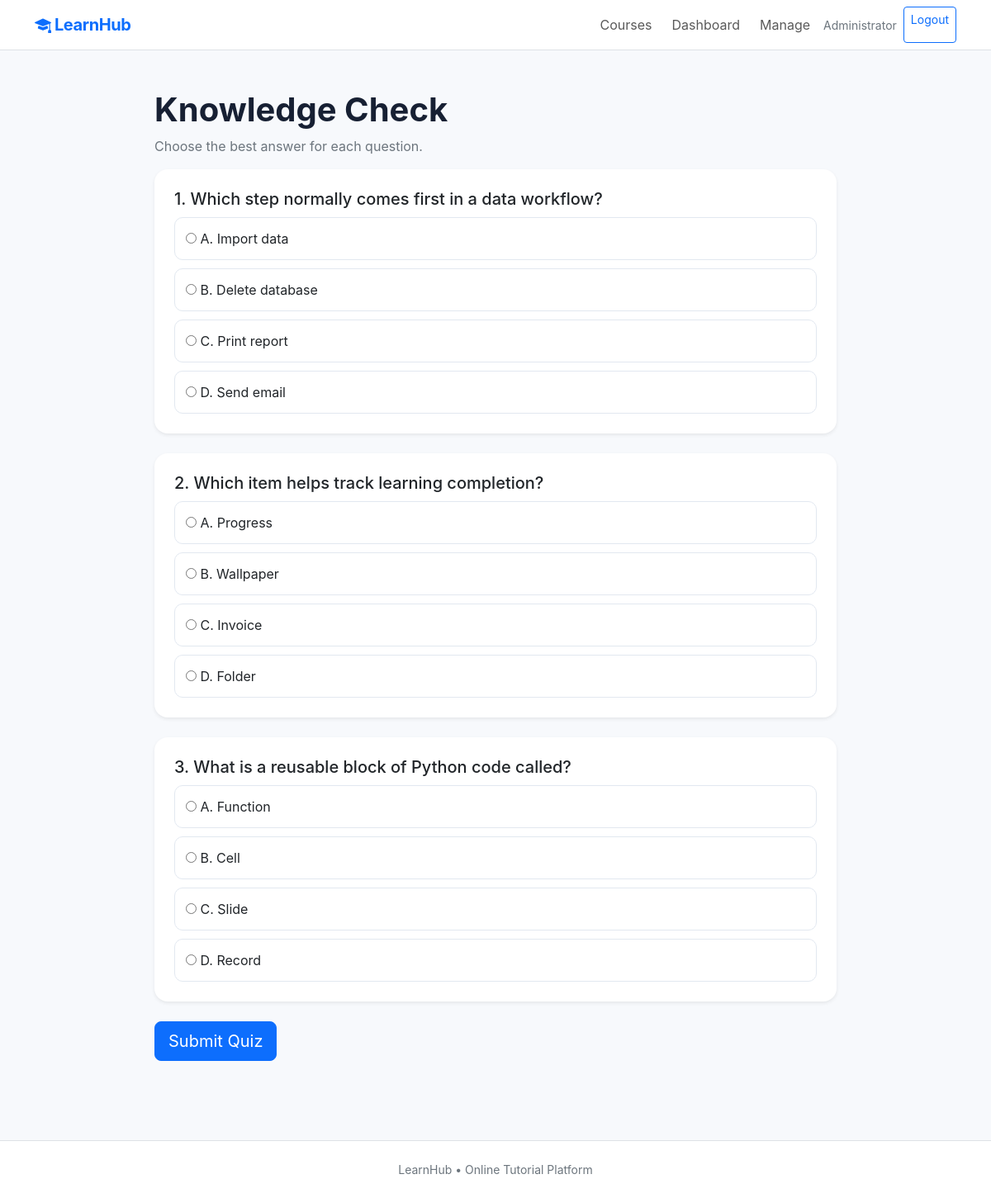
Page /quiz/1 (signed in) on the committed database.
### tables this page shows
CREATE TABLE quizzes(id INTEGER PRIMARY KEY AUTOINCREMENT,course_id INTEGER NOT NULL,title TEXT NOT NULL,FOREIGN KEY(course_id) REFERENCES courses(id) ON DELETE CASCADE);

CREATE TABLE questions(id INTEGER PRIMARY KEY AUTOINCREMENT,quiz_id INTEGER NOT NULL,question TEXT NOT NULL,option_a TEXT,option_b TEXT,option_c TEXT,option_d TEXT,answer TEXT NOT NULL,FOREIGN KEY(quiz_id) REFERENCES quizzes(id) ON DELETE CASCADE);

### app.py (the view, shortened to what this page needs)
@app.route("/quiz/<int:quiz_id>", methods=["GET","POST"])
@login_required
def quiz(quiz_id):
    conn=db()
    qz=conn.execute("SELECT * FROM quizzes WHERE id=?",(quiz_id,)).fetchone()
    if not qz:
        conn.close(); return "Quiz not found",404
    if session.get("role") == "student" and not conn.execute("SELECT 1 FROM course_assignments WHERE user_id=? AND course_id=?",(session["user_id"],qz["course_id"])).fetchone():
        conn.close(); flash("This course has not been assigned to your account.","danger"); return redirect(url_for("dashboard"))
    qs=conn.execute("SELECT * FROM questions WHERE quiz_id=? ORDER BY id",(quiz_id,)).fetchall()
    conn.close()
    return render_template("quiz.html",quiz=qz,questions=qs)

### app.py (called while the page is built)
def db():
    conn = sqlite3.connect(DB)
    conn.row_factory = sqlite3.Row
    conn.execute("PRAGMA foreign_keys = ON")
    return conn

def login_required(fn):
    @wraps(fn)
    def wrapper(*args, **kwargs):
        if not session.get("user_id"):
            return redirect(url_for("login", next=request.path))
        return fn(*args, **kwargs)
    return wrapper

@app.context_processor
def globals():
    return {"current_user": session.get("name"), "current_user_id": session.get("user_id"), "role": session.get("role")}

### templates/quiz.html
{% extends "base.html" %}{% block title %}{{quiz.title}}{% endblock %}{% block content %}
<div class="container py-5" style="max-width:850px"><h1 class="fw-bold">{{quiz.title}}</h1><p class="text-secondary">Choose the best answer for each question.</p><form method="post">{% for q in questions %}<div class="card border-0 shadow-sm mb-4"><div class="card-body p-4"><h5>{{loop.index}}. {{q.question}}</h5>{% for key,label in [('A',q.option_a),('B',q.option_b),('C',q.option_c),('D',q.option_d)] %}<label class="option"><input type="radio" name="{{q.id}}" value="{{key}}" required> <span>{{key}}. {{label}}</span></label>{% endfor %}</div></div>{% endfor %}<button class="btn btn-primary btn-lg">Submit Quiz</button></form></div>
{% endblock %}

### static/css/style.css (style rules this page uses)
:root { --primary:#2563eb;--ink:#172033;--muted:#64748b }
body { background:#f7f9fc;color:var(--ink);font-family:Inter,system-ui,-apple-system,BlinkMacSystemFont,"Segoe UI",sans-serif }
.card { border-radius:16px;overflow:hidden }
.option { display:block;border:1px solid #e2e8f0;padding:13px;border-radius:10px;margin-top:10px;cursor:pointer }
.form-control,.form-select,.btn { min-height:44px }

### rows in the picture
quizzes: title "Knowledge Check"
questions: question "Which step normally comes first in a data workflow?", answer "A", option_a "Import data", key "B", option_b "Delete database", key "C", option_c "Print report", key "D", option_d "Send email"
questions: question "Which item helps track learning completion?", answer "A", option_a "Progress", key "B", option_b "Wallpaper", key "C", option_c "Invoice", key "D", option_d "Folder"
questions: question "What is a reusable block of Python code called?", answer "A", option_a "Function", key "B", option_b "Cell", key "C", option_c "Slide", key "D", option_d "Record"

### other values in the picture
{{ current_user }} "Administrator"
